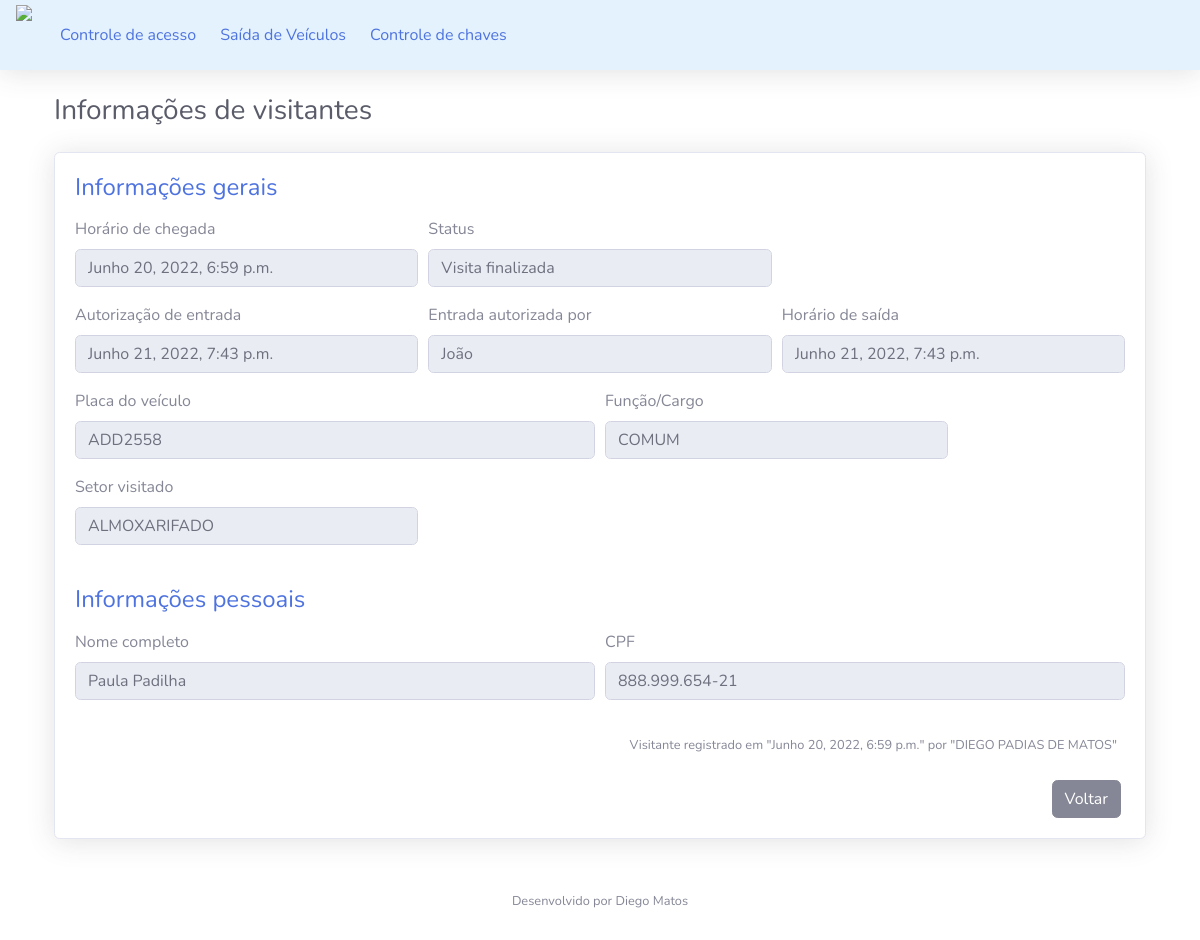
/visitantes/2/ (signed in), run on the app's committed database.
### apps/visitantes/models.py (models this page shows, shortened)
class Visitante(models.Model):
    STATUS_VISITANTE = [
        ("AGUARDANDO","Aguardando autorização"),
        ("EM_VISITA","Em visita"),
        ("FINALIZADO", "Visita finalizada"),
    ]
    status = models.CharField(
        verbose_name="Status",
        max_length=10,
        choices=STATUS_VISITANTE,
        default="AGUARDANDO",
    )
    nome_completo = models.CharField(
        verbose_name="Nome completo",
        max_length=194
    )
    cpf = models.CharField(
        verbose_name="CPF",
        max_length=11
    )
    CARGO_VISITANTE = [
        ("MOTORISTA", "Motorista"),
        ("AJUDANTE", "Ajudante"),
        ("DIRETORIA", "Funcionario da Direção"),
        ("COMUM", "Funcionario comum"),
    ]
    cargo_visitante = models.CharField(
        verbose_name = "Cargo visitante",
        max_length=20,
        choices=CARGO_VISITANTE,
        default="COMUM"
    )
    empresa_visitante = models.CharField(
        verbose_name="Empresa",
        max_length=30,
        null=True,
        blank=True,
        )
    SETOR_VISITADO = [
        ("MANUTENCAO", "Manutenção"),
        ("RH", "Rh"),
        ("DIRETORIA", "Diretoria"),
        ("ALMOXARIFADO", "Almoxarifado"),
        ("ACABAMENTO", "Acabamento"),
        ("PRODUCAO", "Produção"),
        ("SESMT", "Segurança do Trabalho"),
    ]
    setor = models.CharField(
        verbose_name="Setor a ser visitada",
        choices=SETOR_VISITADO,
        default="ALMOXARIFADO",
        max_length=20
    )
    placa_veiculo = models.CharField(
        verbose_name="Placa do veículo",
        max_length=7,
        null=True,
        blank=True,
    )
    horario_chegada = models.DateTimeField(
        verbose_name="Horário de chegada na portaria",
        auto_now_add=True,
    )
    horario_saida = models.DateTimeField(
        verbose_name="Horário de saida",
        auto_now=False,
        blank=True,
        null=True,
    )
    horario_autorizacao = models.DateTimeField(
        verbose_name="Horário de autorização de entrada",
        auto_now=False,
        blank=True,
        null=True,
    )
    morador_responsavel = models.CharField(
        verbose_name="Responsável pela entrada do visitante",
        max_length=194,
        blank=True,
    )
    registrado_por = models.ForeignKey(
        "porteiros.Porteiro",
        verbose_name="Porteiro responsável pelo registro",
        on_delete=models.PROTECT
    )
    def get_horario_saida(self):
        if self.horario_saida:
            return self.horario_saida
        return "Horário de saída não registrado"
    def get_horario_autorizacao(self):
        if self.horario_autorizacao:
            return self.horario_autorizacao
        return "Aguardando autorização "
    def get_morador_responsavel(self):
        if self.morador_responsavel:
            return self.morador_responsavel
        return "Aguardando autorização"
    def get_placa_veiculo(self):
        if self.placa_veiculo:
            return self.placa_veiculo
        return "Placa não cadastrada"
    class Meta:
        verbose_name = "Visitante"
        verbose_name_plural = "Visitantes"
        db_table = "visitante"
    def get_cpf(self):
        if self.cpf:
            cpf = str(self.cpf)
            cpf_parte_um = cpf[0:3]
            cpf_parte_dois = cpf[3:6]
            cpf_parte_tres = cpf[6:9]
            cpf_parte_quatro = cpf[9:]
            cpf_formatado = f"{cpf_parte_um}.{cpf_parte_dois }.{ cpf_parte_tres}-{cpf_parte_quatro}"
            return cpf_formatado

### apps/porteiros/models.py (models this page shows)
class Porteiro(models.Model):
    usuario = models.OneToOneField(
        "usuarios.Usuario",
        verbose_name="Usuário",
        on_delete=models.PROTECT
    )
    nome_completo = models.CharField(
        verbose_name="Nome completo",
        max_length=194,
    )
    cpf = models.CharField(
        verbose_name="CPF",
        max_length=11,
    )
    telefone = models.CharField(
        verbose_name="Telefone contato",
        max_length=11,
    )
    data_nascimento = models.DateField(
        verbose_name="Data de Nascimento",
        auto_now=False,
        auto_now_add=False,
    )
    class Meta:
        verbose_name = "Porteiro"
        verbose_name_plural = "Porteiros"
        db_table = "porteiro"
    def __str__(self):
        return self.nome_completo

### apps/visitantes/views.py (the view, shortened to what this page needs)
@login_required
def informacoes_visitantes(request,id):
    visitante = get_object_or_404(
        Visitante,
        id=id
    )
    form = AutorizaVisitanteForm()
    context = {
        "nome_pagina": "Informações de visitantes",
        "visitante": visitante,
        "form": form
    }
    return render(request, "informacoes_visitante.html", context)

### apps/visitantes/forms.py
class AutorizaVisitanteForm(forms.ModelForm):
    morador_responsavel = forms.CharField(required=True)
    class Meta:
        model = Visitante
        fields=[
            "morador_responsavel"
        ]
        error_messages = {
            "morador_responsavel":{
                "required": "Por favor informe o responsável pela entrada do visitante."
            }
        }

### templates/informacoes_visitante.html (shortened to what this page needs)
{% extends "base.html" %}
{% load widget_tweaks %}
{% block conteudo %}
<div class="container">
    <div class="d-sm-flex align-items-center justify-content-between mb-4">
        <h1 class="h3 mb-0 text-gray-800">{{ nome_pagina }}</h1>
    </div>
    <div class="card shadow mb-4">
        <div class="card-body">
            <h4 class="mb-3 text-primary">
                Informações gerais
            </h4>
            <form>
                <div class="form-row">
                    <div class="form-group col-md-4">
                        <label>Horário de chegada</label>
                        <input type="text" class="form-control" value= "{{ visitante.horario_chegada }}" disabled>
                    </div>
                    <div class="form-group col-md-4">
                        <label>Status</label>
                        <input type="text" class="form-control" value="{{ visitante.get_status_display }}" disabled>
                    </div>
                </div>
                <div class="form-row">
                    <div class="form-group col-md-4">
                        <label>Autorização de entrada</label>
                        <input type="text" class="form-control" value="{{ visitante.get_horario_autorizacao }}" disabled>
                    </div>
                    <div class="form-group col-md-4">
                        <label>Entrada autorizada por</label>
                        <input type="text" class="form-control" value="{{ visitante.get_morador_responsavel }}" disabled>
                    </div>
                    <div class="form-group col-md-4">
                        <label>Horário de saída</label>
                        <input type="text" class="form-control" value="{{ visitante.get_horario_saida }}" disabled>
                    </div>
                    <div class="form-group col-md-6">
                        <label>Placa do veículo</label>
                        <input type="text" class="form-control" value="{{ visitante.get_placa_veiculo|upper }}" disabled>
                    </div>
                    <div class="form-group col-md-4">
                        <label>Função/Cargo</label>
                        <input type="text" class="form-control" value="{{ visitante.cargo_visitante }}" disabled>
                    </div>
                    <div class="form-group col-md-4">
                        <label>Setor visitado</label>
                        <input type="text" class="form-control" value="{{ visitante.setor }}" disabled>
                    </div>
                </div>
            </form>
            <h4 class="mb-3 mt-4 text-primary">
                Informações pessoais
            </h4>
            <form>
                <div class="form-row">
                    <div class="form-group col-md-6">
                        <label>Nome completo</label>
                        <input type="text" class="form-control" value="{{ visitante.nome_completo }}" disabled>
                    </div>
                    <div class="form-group col-md-6">
                        <label>CPF</label>
                        <input type="text" class="form-control" value="{{ visitante.get_cpf }}" disabled>
                    </div>
                </div>
            </form>
            <p class="mr-2 mt-3 mb-4 text-right">
                <small>
                    Visitante registrado em "{{ visitante.horario_chegada }}" por "{{ visitante.registrado_por }}"
                </small>
            </p>
            <div class="mr-1 text-right">
                <a href="{% url 'index' %}" class="btn btn-secondary text-white" type="button">
                    <span class="text">Voltar</span>
                </a>
            </div>
        </div>
    </div>
</div>
{% endblock %}

### data on the page
Visitante: horario_chegada "Junho 20, 2022, 6:59 p.m.", status "Visita finalizada", get_horario_autorizacao "Junho 21, 2022, 7:43 p.m.", get_morador_responsavel "João", get_horario_saida "Junho 21, 2022, 7:43 p.m.", get_placa_veiculo "ADD2558", cargo_visitante "COMUM", setor "ALMOXARIFADO", nome_completo "Paula Padilha", get_cpf "888.999.654-21", registrado_por "DIEGO PADIAS DE MATOS"

### other printed values
{{ nome_pagina }} "Informações de visitantes"
